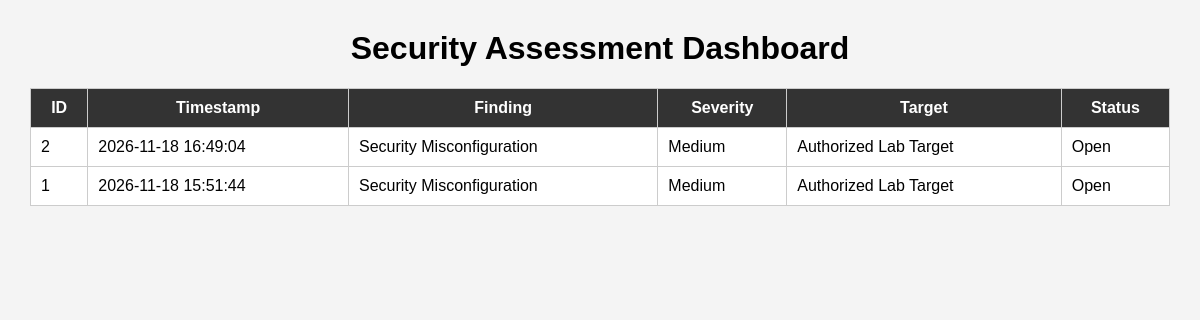
The page / on the database its author committed.
### tables this page shows
CREATE TABLE alerts (
    id INTEGER PRIMARY KEY AUTOINCREMENT,
    timestamp TEXT,
    finding TEXT,
    severity TEXT,
    target TEXT,
    status TEXT
);

### app.py (the view)
@app.route("/")
def dashboard():
    alerts = get_alerts()
    return render_template(
        "dashboard.html",
        alerts=alerts
    )

### app.py (called while the page is built)
def get_alerts():
    conn = sqlite3.connect("security_alerts.db")
    conn.row_factory = sqlite3.Row
    cursor = conn.cursor()
    cursor.execute(
        "SELECT * FROM alerts ORDER BY id DESC"
    )
    alerts = cursor.fetchall()
    conn.close()
    return alerts

### templates/dashboard.html (shortened to what this page needs)
<!DOCTYPE html>
<html>
<head>
</head>
<body>
<h1>Security Assessment Dashboard</h1>
<table>
<tr>
    <th>ID</th>
    <th>Timestamp</th>
    <th>Finding</th>
    <th>Severity</th>
    <th>Target</th>
    <th>Status</th>
</tr>
{% for alert in alerts %}
<tr>
    <td>{{ alert.id }}</td>
    <td>{{ alert.timestamp }}</td>
    <td>{{ alert.finding }}</td>
    <td>{{ alert.severity }}</td>
    <td>{{ alert.target }}</td>
    <td>{{ alert.status }}</td>
</tr>
{% endfor %}
</table>
</body>
</html>

### templates/dashboard.html (style rules this page uses)
body { font-family: Arial; background: #f4f4f4; margin: 30px; }
h1 { text-align: center; }
table { width: 100%; border-collapse: collapse; background: white; }
th, td { border: 1px solid #ccc; padding: 10px; }
th { background: #333; color: white; }

### rows shown on the page
alerts: id "2", timestamp "2026-11-18 16:49:04", finding "Security Misconfiguration", severity "Medium", target "Authorized Lab Target", status "Open"
alerts: id "1", timestamp "2026-11-18 15:51:44", finding "Security Misconfiguration", severity "Medium", target "Authorized Lab Target", status "Open"
